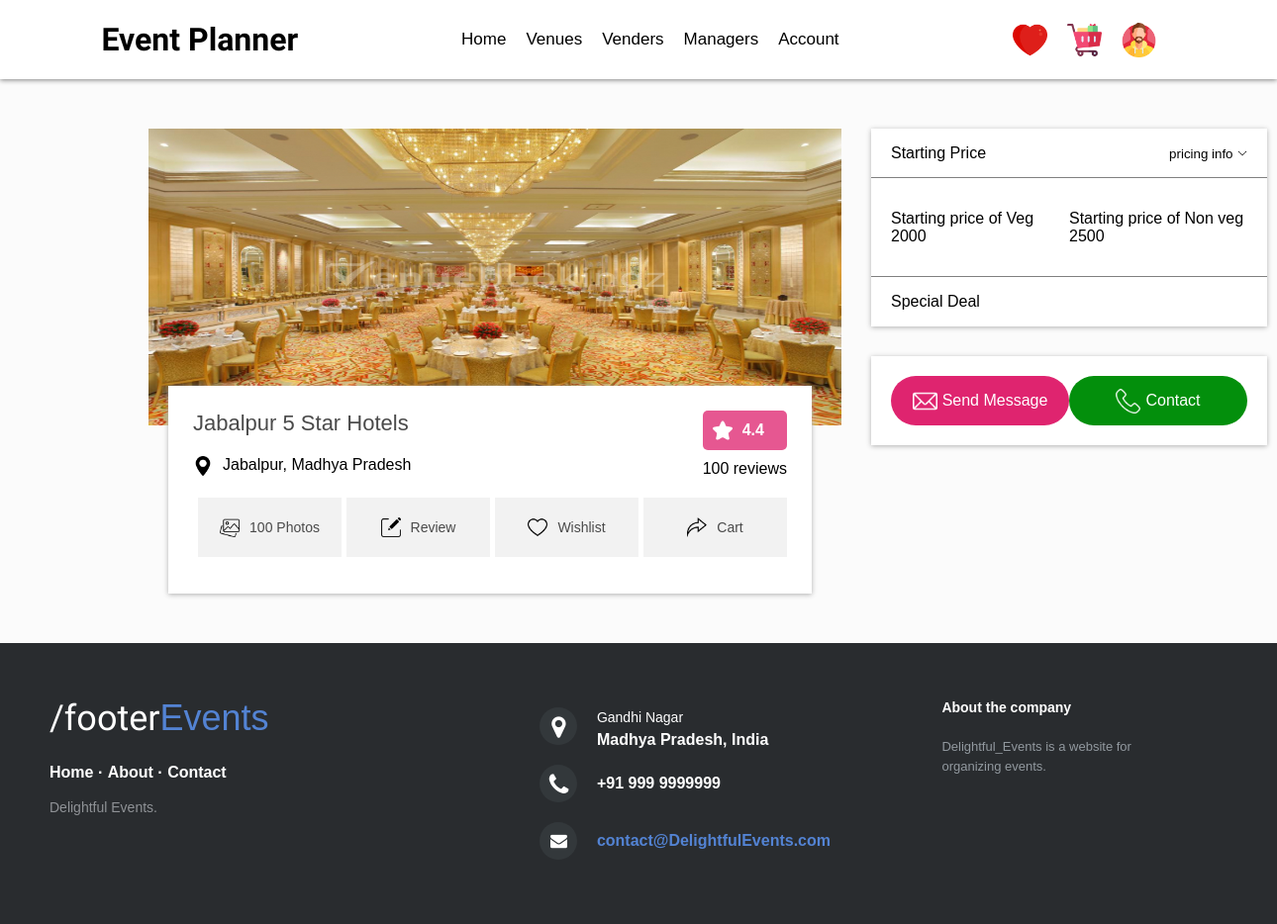
/venueDtls/fa1f081e-cc2e-44d0-a55e-b14067495f45, run on the app's committed database.
### Tables/models.py (models this page shows, shortened)
class Venue_Provider(models.Model):
    venue_id = models.UUIDField(primary_key=True,default=uuid.uuid4,editable=False)
    venue_name = models.CharField(max_length=50)
    venue_image = models.ImageField(upload_to='VenueImage')
    mobile = models.CharField(max_length=10)
    state = models.CharField(max_length=20)
    city = models.CharField(max_length=20)
    zipcode = models.IntegerField()
    veg_price = models.IntegerField()
    nonveg_price = models.IntegerField()
    room_availability = models.IntegerField()
    Venue_Type = models.ForeignKey(Venue_Type, on_delete=models.CASCADE)
    class Meta:
        ordering = ['-Venue_Type']

### Wedding/views.py (the view)
# urls.py: path('venueDtls/<uuid:venue_id>', views.VenuesDetails, name='venueDtls'),
def VenuesDetails(request, venue_id):
    venue_dtls = Venue_Provider.objects.filter(venue_id=venue_id)
    cart_item = 0
    if request.user.is_authenticated:
        user=request.user
        venue_count = Venue_Cart.objects.filter(user=user).count()
        vender_count = Vender_Cart.objects.filter(user=user).count()
        cake_count = CAKE_CART.objects.filter(user=user).count()
        cart_item = venue_count + vender_count + cake_count
    data = {'venue_dtls': venue_dtls, 'total_item': cart_item}
    return render(request, 'VenueDetailed.html', data)

### Templates/wedding/VenueDetailed.html (shortened to what this page needs)
{% include "Header.html" %}
{% for i in venue_dtls %}
<div class="detailed-container">
    <div class="details-container-col-1">
        <div class="venued-img-div">
            <img src="{{i.venue_image.url}}"
                alt="venue-image" class="img100">
        </div>
        <div class="venue-details-div">
            <div style="display: flex; justify-content: space-between;">
                <div>
                    <p class="venue-details-title">{{i.venue_name}}</p>
                    <div class="flex margin-top-10">
                        <img src="/Static/icons/location.png" alt=""
                            class="image20 margin-right-10">
                        <p>{{i.city}}, {{i.state}}</p>
                    </div>
                </div>
                <div>
                    <div class="flex rating-div">
                        <img src="/Static/icons/star.png" alt="" class="image20">
                        <p class="rating-p">4.4</p>
                    </div>
                    <p class="margin-top-10">100 reviews</p>
                </div>
            </div>
            <div class="flex detailed-footer">
                <div class="flex w-25 border-l">
                    <a href=""  style="text-decoration: none; display: flex; align-items: center;">
                        <img src="/Static/icons/gallery.png" alt="" class="image20">
                        <p class="detailed-footer-p">100 Photos</p>
                    </a>
                </div>
                <div class="flex w-25 border-l">
                    <a href=""  style="text-decoration: none; display: flex; align-items: center;">
                        <img src="/Static/icons/review.png" alt="" class="image20">
                        <p class="detailed-footer-p">Review</p>
                    </a>
                </div>
                <div class="flex w-25 border-l">
                    <a href="{% url 'addvenue_towish' i.venue_id %}" style="text-decoration: none; display: flex; align-items: center;">
                        <img src="/Static/icons/wishlist.png" alt="" class="image20">
                        <p class="detailed-footer-p">Wishlist</p>
                    </a>
                </div>
                <div class="flex w-25 border-l">
                    <a href="{% url 'addvenue_tocart' i.venue_id %}" style="text-decoration: none; display: flex; align-items: center;">
                        <img src="/Static/icons/share.png" alt="" class="image20">
                        <p class="detailed-footer-p">Cart</p>
                    </a>
                </div>
            </div>
        </div>
    </div>
    <div class="details-container-col-2">
        <div class="price-division">
            <div class="price-div-1">
                <p>Starting Price</p>
                <div>
                    <small>pricing info</small>
                    <img src="/Static/icons/arrow-down.png" alt=""
                        style="width: 10px; height: 10px;">
                </div>
            </div>
            <div class="price-div-2">
                <div style="width: 50%; align-items: center;">
                    <p>Starting price of Veg</p>
                    <p>{{i.veg_price}}</p>
                </div>
                <div style="width: 50%; align-items: center;">
                    <p>Starting price of Non veg</p>
                    <p>{{i.nonveg_price}}</p>
                </div>
            </div>
            <div class="price-div-3">
                <p>Special Deal</p>
            </div>
        </div>
        <div class="contact-div">
            <div class="contact-div-1">
                <div class="email-div">
                    <img src="/Static/icons/email.png" alt="" style="width: 25px; height: 25px;">
                    <p class="contact-text">Send Message</p>
                </div>
                <div class="phone-div">
                    <img src="/Static/icons/phone.png" alt="" style="width: 25px; height: 25px;">
                    <p class="contact-text">Contact</p>
                </div>
            </div>
        </div>
    </div>
</div>
{% endfor %}
{% include "Footer.html" %}

### Static/Css/Header.css (style rules this page uses)
* { margin: 0; padding: 0; box-sizing: border-box; font-family: proxima-nova, sans-serif; }
.img100 { width: 100%; height: 100%; }
.image20 { width: 20px; height: 20px; }
.margin-right-10 { margin-right: 10px; }
.margin-top-10 { margin-top: 10px; }

### Static/Css/VenueDetailed.css (style rules this page uses)
.detailed-container { margin: 50px 150; display: flex; }
.details-container-col-1 { max-width: 700px; margin: 0px 30px 0px 0px; }
.venued-img-div { width: 700px; height: 300px; background-color: white; border-radius: 5px; }
.venue-details-div { height: 210px; width: 650px; background-color: white; margin: -40px 0px 0px 20px; position: relative; box-shadow: 0px 1px 5px 0px rgb(176, 176, 176); padding: 25px; }
.venue-details-title { font-size: 22px; font-weight: 500; color: #4a4a4a; margin-bottom: 20px; }
.rating-div { background-color: rgb(230 87 145); padding: 10px; align-items: center; border-radius: 5px; }
.rating-p { color: white; font-weight: 600; margin-left: 10px; }
.details-container-col-2 { width: 450px; min-width: 400px; }
.price-division { box-shadow: 0px 1px 5px 0px rgb(176, 176, 176); }
.price-div-1 { height: 50px; background-color: white; border-bottom: 1px solid gray; display: flex; justify-content: space-between; align-items: center; padding: 0px 20px; }
.price-div-2 { height: 100px; background-color: white; border-bottom: 1px solid gray; display: flex; align-items: center; padding: 0px 20px; }
.price-div-3 { height: 50px; background-color: white; padding: 0px 20px; display: flex; justify-content: space-between; align-items: center; }
.contact-div { margin-top: 30px; box-shadow: 0px 1px 5px 0px rgb(176, 176, 176); }
.contact-div-1 { height: 90px; padding: 20px; background-color: white; display: flex; justify-content: space-between; }
.email-div { width: 180px; display: flex; background-color: rgb(223, 36, 111); align-items: center; justify-content: center; border-radius: 50px; }
.phone-div { width: 180px; display: flex; background-color: rgb(3, 143, 12); align-items: center; justify-content: center; border-radius: 50px; }
.contact-text { font-size: 16px; color: white; margin-left: 5px; font-weight: 500; }
.flex { display: flex; }
.w-25 { width: 25%; }
.border-l { border-left: 5px solid white; height: 60px; align-items: center; justify-content: center; }
.detailed-footer { margin-top: 20px; background-color: #f2f2f2; justify-content: space-around; }
.detailed-footer-p { font-size: 14px; color: #4a4a4a; margin-left: 10px; }

### Static/Css/VenueCard.css (style rules this page uses)
.rating-div { display: flex; }

### data on the page
Venue_Provider: venue_image (picture), venue_name "Jabalpur 5 Star Hotels", city "Jabalpur", state "Madhya Pradesh", veg_price "2000", nonveg_price "2500"
